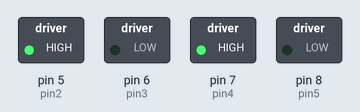
A sketch run on a simulated Arduino Uno, built with avr-gcc and run on an emulated ATmega328P. Shown: switched loads named in the sketch (green lamp = pin HIGH).

Above: at 0.5 s.
At 1.5 s:
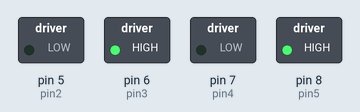
At 2.5 s:
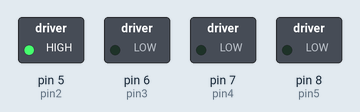
At 3.5 s:
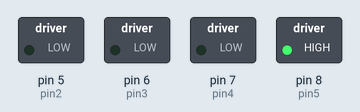
Timing chart, 0 to 5.2 s (numbered marks = the images above):
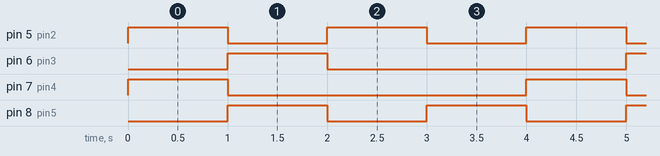

Measured:
- by itself, pin 5 (pin2), pin 8 (pin5): alternates HIGH for 1.0 s and LOW for 1.0 s
- by itself, pin 6 (pin3), pin 7 (pin4): alternates HIGH for 1.0 s and LOW for 3.0 s
- by itself, everything shown: repeats every 4.0 s, in 4 steps

The sketch:

Motor_program.ino
```cpp
#define pin2 5
#define pin3 6
#define pin4 7
#define pin5 8

void setup(){
  pinMode(pin2,OUTPUT);
  pinMode(pin3,OUTPUT);
  pinMode(pin4,OUTPUT);
  pinMode(pin5,OUTPUT);
}
void loop() {

// FORWARD
digitalWrite(pin2,HIGH);
digitalWrite(pin3,LOW);
digitalWrite(pin4,HIGH);
digitalWrite(pin5,LOW);
delay(1000);


// BACKWARD
digitalWrite(pin2,LOW);
digitalWrite(pin3,HIGH);
digitalWrite(pin4,LOW);
digitalWrite(pin5,HIGH);
delay(1000);


// LEFT OR RIGHT
digitalWrite(pin2,HIGH);
digitalWrite(pin3,LOW);
digitalWrite(pin4,LOW);
digitalWrite(pin5,LOW);
delay(1000);


// LEFT OR RIGHT
digitalWrite(pin2,LOW);
digitalWrite(pin3,LOW);
digitalWrite(pin4,LOW);
digitalWrite(pin5,HIGH);
delay(1000);
}
```
